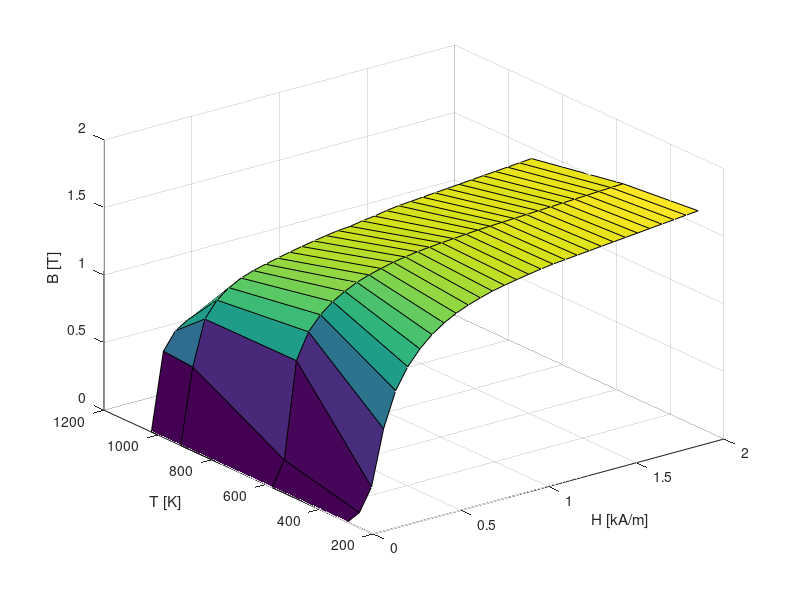
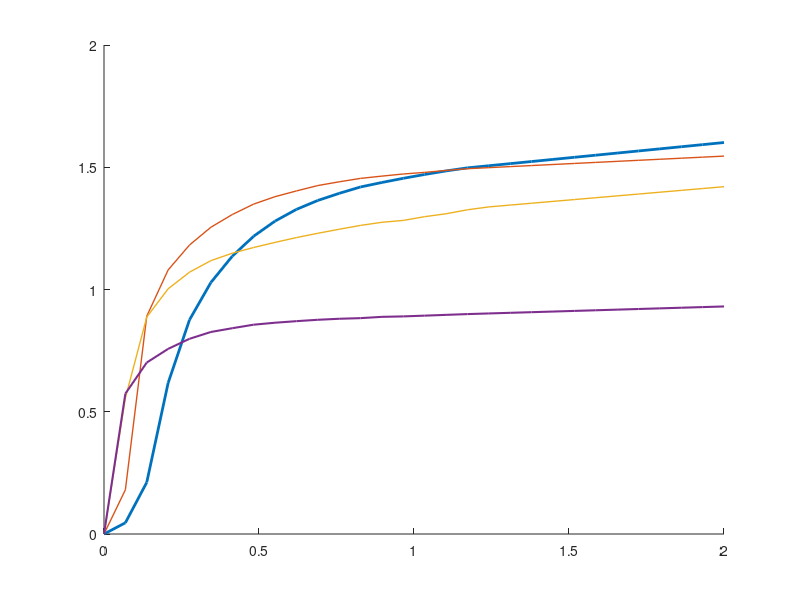

MATLAB code for these plots, in order: (Note: this script raises an error after producing the figures.)
load fbh23.txt
load fbh302.txt
load fbh642.txt
load fbh751.txt

H = linspace(0, 2, 30);
T = [296.15 575.15 915.15 1024.15]';
method = 'linear';

BH1 = interp1(fbh23(:, 1), fbh23(:, 2), H, method, 'extrap');
BH2 = interp1(fbh302(:, 1), fbh302(:, 2), H, method, 'extrap');
BH3 = interp1(fbh642(:, 1), fbh642(:, 2), H, method, 'extrap');
BH4 = interp1(fbh751(:, 1), fbh751(:, 2), H, method, 'extrap');

figure("Name", "3D Map");
surf(H, T, [BH1; BH2; BH3; BH4]);
xlabel("H [kA/m]")
ylabel("T [K]")
zlabel("B [T]")

figure("Name", "Parametric Graph");
hold on;
plot(H, BH1, 'LineWidth', 2);
plot(H, BH2, 'LineWidth', 1);
plot(H, BH3, 'LineWidth', 1);
plot(H, BH4, 'LineWidth', 1.5);
legend(num2str(T) + " K");
xlabel("H [kA/m]");
ylabel("B [T]");